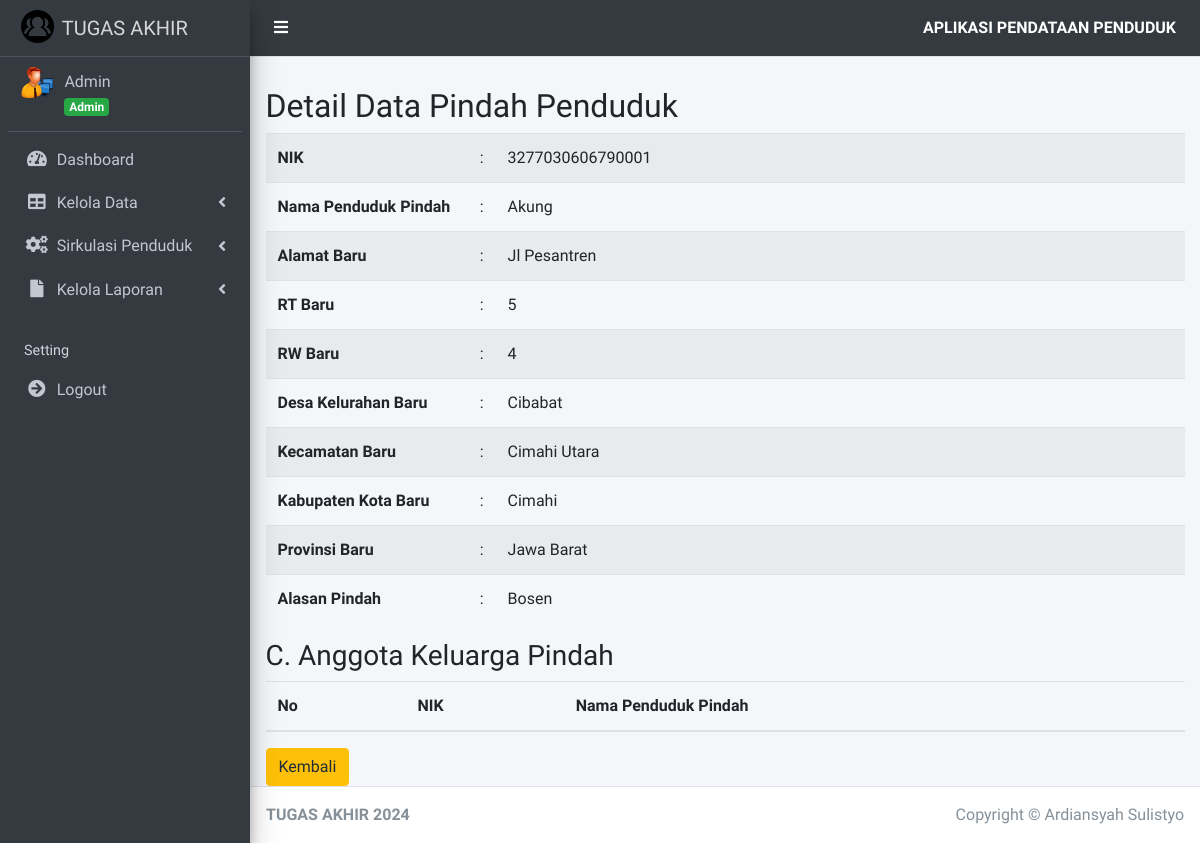
The page /index.php?page=detail_pindah&id_penduduk=2 (signed in) on the database as committed earlier.
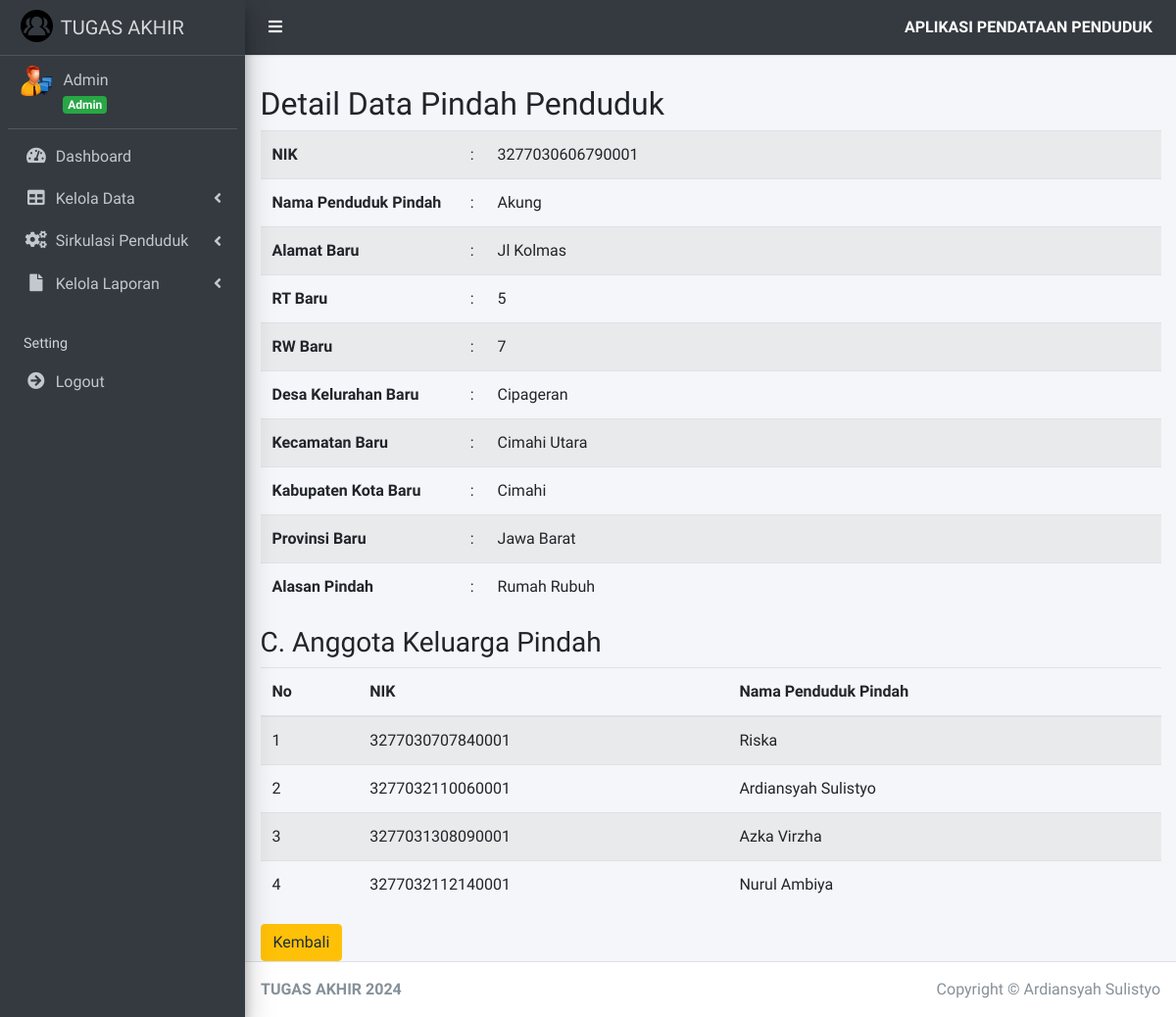
The same page on the database as committed later.
### tables this page shows
CREATE TABLE `surat_pindah` (
  `id_surat_pindah` int(11) NOT NULL,
  `id_penduduk` int(11) NOT NULL,
  `alamat_baru` varchar(255) NOT NULL,
  `rt_baru` int(11) NOT NULL,
  `rw_baru` int(11) NOT NULL,
  `desa_kelurahan_baru` varchar(255) NOT NULL,
  `kecamatan_baru` varchar(255) NOT NULL,
  `kabupaten_kota_baru` varchar(255) NOT NULL,
  `provinsi_baru` varchar(255) NOT NULL,
  `alasan_pindah` varchar(255) NOT NULL,
  `tanggal_pindah` date DEFAULT NULL
);

CREATE TABLE `penduduk` (
  `id_penduduk` int(11) NOT NULL,
  `id_user` int(11) NOT NULL,
  `nik_penduduk` varchar(16) NOT NULL,
  `nama_penduduk` varchar(45) NOT NULL,
  `tempat_lahir_penduduk` varchar(30) NOT NULL,
  `tanggal_lahir_penduduk` date NOT NULL,
  `jenis_kelamin_penduduk` enum('Laki-Laki','Perempuan') NOT NULL,
  `alamat_penduduk` text NOT NULL,
  `desa_kelurahan_penduduk` varchar(30) NOT NULL,
  `kecamatan_penduduk` varchar(30) NOT NULL,
  `kabupaten_kota_penduduk` varchar(30) NOT NULL,
  `provinsi_penduduk` varchar(30) NOT NULL,
  `negara_penduduk` varchar(30) NOT NULL,
  `rt_penduduk` varchar(3) NOT NULL,
  `rw_penduduk` varchar(3) NOT NULL,
  `agama_penduduk` enum('Islam','Kristen','Katolik','Hindu','Buddha','Konghucu') NOT NULL,
  `pendidikan_terakhir_penduduk` varchar(20) NOT NULL,
  `pekerjaan_penduduk` varchar(20) NOT NULL,
  `status_perkawinan_penduduk` enum('Kawin','Tidak Kawin','Belum Kawin','Cerai') NOT NULL,
  `status` enum('Ada','Meninggal') NOT NULL,
  `status_keluarga` enum('Sudah Berkeluarga','Belum Berkeluarga','','') NOT NULL
);

CREATE TABLE `anggota_keluarga_pindah` (
  `id_anggota_keluarga_pindah` int(11) NOT NULL,
  `id_penduduk` int(11) NOT NULL,
  `id_kk` int(11) NOT NULL
);

### pages/pindah/detail_pindah.php (the view, shortened to what this page needs)
<?php
$get_id_penduduk = $_GET['id_penduduk'];
$query = "SELECT * FROM `penduduk` JOIN `surat_pindah` ON `penduduk`.id_penduduk = `surat_pindah`.id_penduduk WHERE `surat_pindah`.id_penduduk = '$get_id_penduduk'";
$hasil = mysqli_query($koneksi, $query);
$data_pindah = array();
while ($row = mysqli_fetch_assoc($hasil)) {
    $data_pindah[] = $row;
}
?>
<h2>Detail Data Pindah Penduduk</h2>
<table class="table table-striped">
    <tr>
        <th width="22%">NIK</th>
        <td width="1%">:</td>
        <td><?= $data_pindah[0]['nik_penduduk'] ?></td>
    </tr>
    <tr>
        <th>Nama Penduduk Pindah</th>
        <td>:</td>
        <td><?= $data_pindah[0]['nama_penduduk'] ?></td>
    </tr>
    <tr>
        <th>Alamat Baru</th>
        <td>:</td>
        <td><?= $data_pindah[0]['alamat_penduduk'] ?></td>
    </tr>
    <tr>
        <th>RT Baru</th>
        <td>:</td>
        <td><?= $data_pindah[0]['rt_penduduk']?></td>
    </tr>
    <tr>
        <th>RW Baru</th>
        <td>:</td>
        <td><?= $data_pindah[0]['rw_penduduk'] ?></td>
    </tr>
    <tr>
        <th>Desa Kelurahan Baru</th>
        <td>:</td>
        <td><?= $data_pindah[0]['desa_kelurahan_penduduk'] ?></td>
    </tr>
    <tr>
        <th>Kecamatan Baru</th>
        <td>:</td>
        <td>
            <?= $data_pindah[0]['kecamatan_penduduk'] ?>
        </td>
    </tr>
    <tr>
        <th>Kabupaten Kota Baru</th>
        <td>:</td>
        <td><?= $data_pindah[0]['kabupaten_kota_penduduk'] ?></td>
    </tr>
    <tr>
        <th>Provinsi Baru</th>
        <td>:</td>
        <td><?= $data_pindah[0]['provinsi_penduduk'] ?></td>
    </tr>
    <tr>
        <th>Alasan Pindah</th>
        <td>:</td>
        <td><?= $data_pindah[0]['alasan_pindah'] ?></td>
    </tr>
</table>
<h3>C. Anggota Keluarga Pindah</h3>
    <table class="table table-striped table-hover">
        <thead>
            <tr>
                <th>No</th>
                <th>NIK</th>
                <th>Nama Penduduk Pindah</th>
            </tr>
        </thead>
        <tbody>
            <?php
            $no = 1;
            $sql = $koneksi->query("SELECT * FROM anggota_keluarga_pindah JOIN penduduk ON anggota_keluarga_pindah.id_penduduk=penduduk.id_penduduk");
            while ($data = $sql->fetch_assoc()) {
            ?>
                <tr>
                    <td>
                        <?= $no++ ?>
                    </td>
                    <td>
                        <?= $data['nik_penduduk']; ?>
                    </td>
                    <td>
                        <?= $data['nama_penduduk']; ?>
                    </td>
                </tr>
            <?php
            }
            ?>
        </tbody>
    </table>
<a href="index.php?page=pindah" class="btn btn-warning">
    Kembali
</a>

### index.php (shortened to what this page needs)
<?php
if (!isset($_SESSION["username"])) {
    header("location: login.php");
    exit;
} else {
    $data_nama = isset($_SESSION["nama_user"]) ? $_SESSION["nama_user"] : "";
    $data_level = isset($_SESSION["status_user"]) ? $_SESSION["status_user"] : "";
}
include "config/connection.php";
?>
<!DOCTYPE html>
<html>
<head>
    <link rel="stylesheet" href="assets/plugins/fontawesome-free/css/all.min.css">
    <link rel="stylesheet" href="https://code.ionicframework.com/ionicons/2.0.1/css/ionicons.min.css">
    <link rel="stylesheet" href="assets/plugins/datatables-bs4/css/dataTables.bootstrap4.css">
    <link rel="stylesheet" href="assets/dist/css/adminlte.min.css">
    <link rel="stylesheet" href="assets/plugins/select2/css/select2.min.css">
    <link rel="stylesheet" href="assets/plugins/select2-bootstrap4-theme/select2-bootstrap4.min.css">
</head>
<body class="hold-transition sidebar-mini">
    <div class="wrapper">
        <nav class="main-header navbar navbar-expand navbar-dark">
            <ul class="navbar-nav">
                <li class="nav-item">
                    <a class="nav-link" data-widget="pushmenu" href="#">
                        <i class="fas fa-bars text-white"></i>
                    </a>
                </li>
            </ul>
            <ul class="navbar-nav ml-auto">
                <li class="nav-item d-none d-sm-inline-block">
                    <a href="index.php" class="nav-link">
                        <font color="white">
                            <b>APLIKASI PENDATAAN PENDUDUK</b>
                        </font>
                    </a>
                </li>
            </ul>
        </nav>
        <aside class="main-sidebar sidebar-dark-primary elevation-4">
            <a href="index.php" class="brand-link">
                <img src="assets/dist/img/penduduk.png" alt="Logo Penduduk" class="brand-image">
                <span class="brand-text"> TUGAS AKHIR</span>
            </a>
            <div class="sidebar">
                <div class="user-panel mt-2 pb-2 mb-2 d-flex">
                    <div class="image">
                        <img src="assets/dist/img/admin.ico">
                    </div>
                    <div class="info">
                        <a href="index.php" class="d-block">
                            <?= $data_nama; ?>
                        </a>
                        <span class="badge badge-success">
                            <?= $data_level; ?>
                        </span>
                    </div>
                </div>
                <nav class="mt-2">
                    <ul class="nav nav-pills nav-sidebar flex-column" data-widget="treeview" role="menu" data-accordion="false">
                        <li class="nav-item">
                            <a href="index.php" class="nav-link">
                                <i class="nav-icon fas fa-tachometer-alt"></i>
                                <p>
                                    Dashboard
                                </p>
                            </a>
                        </li>
                        <li class="nav-item has-treeview">
                            <a href="#" class="nav-link">
                                <i class="nav-icon fas fa-table"></i>
                                <p>
                                    Kelola Data
                                    <i class="fas fa-angle-left right"></i>
                                </p>
                            </a>
                        </li>
                        <li class="nav-item has-treeview">
                            <a href="#" class="nav-link">
                                <i class="nav-icon fas fa-cogs"></i>
                                <p>
                                    Sirkulasi Penduduk
                                    <i class="fas fa-angle-left right"></i>
                                </p>
                            </a>
                        </li>
                        <li class="nav-item has-treeview">
                            <a href="#" class="nav-link">
                                <i class="nav-icon fas fa-file"></i>
                                <p>
                                    Kelola Laporan
                                    <i class="fas fa-angle-left right"></i>
                                </p>
                            </a>
                    </li>
                    <li class="nav-header">Setting</li>
                    <li class="nav-item">
                        <a onclick="return confirm('Apakah Anda yakin ingin keluar?')" href="logout.php" class="nav-link">
                            <i class="nav-icon fas fa-arrow-circle-right"></i>
                            <p>
                                Logout
                            </p>
                        </a>
                    </li>
                </nav>
            </div>
        </aside>
        <div class="content-wrapper">
            <section class="content-header">
            </section>
            <section class="content">
                <div class="container-fluid">
                    <?php
                    if (isset($_GET['page'])) {
                        $page = $_GET['page'];
                        switch ($page) {
                            case 'detail_pindah':
                                include "pages/pindah/detail_pindah.php";
                                break;
                        }
                    } else {
                        if ($data_level == "Admin") {
                            include "pages/home/index.php";
                        }
                    }
                    ?>
                </div>
            </section>
        </div>
        <footer class="main-footer">
            <div class="float-right d-none d-sm-block">
                Copyright &copy;
                Ardiansyah Sulistyo
            </div>
            <b>TUGAS AKHIR 2024</b>
        </footer>
    </div>
</body>
</html>

Rows that differ between the two databases and show on the page:
removed surat_pindah: id_penduduk.nik_penduduk "3277030606790001", id_penduduk.nama_penduduk "Akung", id_penduduk.alamat_penduduk "Jl Pesantren", id_penduduk.rt_penduduk "5", id_penduduk.rw_penduduk "4", id_penduduk.desa_kelurahan_penduduk "Cibabat", id_penduduk.kecamatan_penduduk "Cimahi Utara", id_penduduk.kabupaten_kota_penduduk "Cimahi", id_penduduk.provinsi_penduduk "Jawa Barat", alasan_pindah "Bosen"
added surat_pindah: id_penduduk.nik_penduduk "3277030606790001", id_penduduk.nama_penduduk "Akung", id_penduduk.alamat_penduduk "Jl Kolmas", id_penduduk.rt_penduduk "5", id_penduduk.rw_penduduk "7", id_penduduk.desa_kelurahan_penduduk "Cipageran", id_penduduk.kecamatan_penduduk "Cimahi Utara", id_penduduk.kabupaten_kota_penduduk "Cimahi", id_penduduk.provinsi_penduduk "Jawa Barat", alasan_pindah "Rumah Rubuh"
added anggota_keluarga_pindah: id_penduduk.nik_penduduk "3277030707840001", id_penduduk.nama_penduduk "Riska"
added anggota_keluarga_pindah: id_penduduk.nik_penduduk "3277032110060001", id_penduduk.nama_penduduk "Ardiansyah Sulistyo"
added anggota_keluarga_pindah: id_penduduk.nik_penduduk "3277031308090001", id_penduduk.nama_penduduk "Azka Virzha"
added anggota_keluarga_pindah: id_penduduk.nik_penduduk "3277032112140001", id_penduduk.nama_penduduk "Nurul Ambiya"
